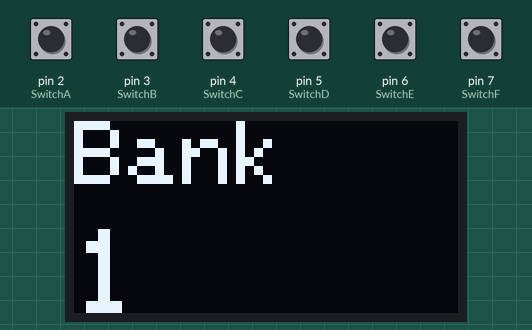
Bench run of a sketch on a simulated Arduino Uno, built with avr-gcc and run on an emulated ATmega328P. Shown: 128×64 one-colour display. The test bench sets the inputs (shaded band); at power-on: pin 2 (SwitchA), pin 3 (SwitchB), pin 4 (SwitchC), pin 5 (SwitchD), pin 6 (SwitchE), pin 7 (SwitchF) HIGH. MIDI output is not drawn.

Above: at 3.3 s.
3.4 s: pin 3 (SwitchB) pulled LOW for 0.15 s
At 4.1 s:
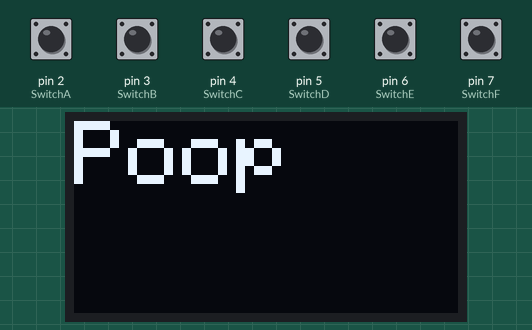
5.1 s: pin 2 (SwitchA) pulled LOW for 1 s
At 6.6 s:
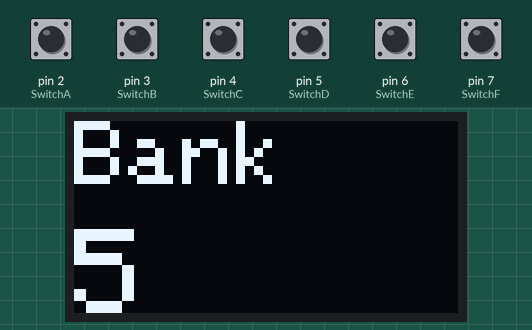
7.6 s: pin 2 (SwitchA) pulled LOW for 1 s
At 9.7 s:
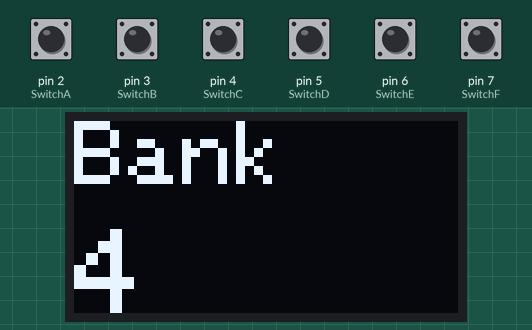
Timing chart, 0 to 11.2 s (numbered marks = the images above; inputs shaded):
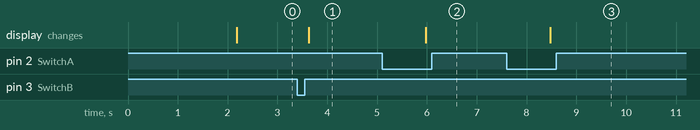

Measured:
- after the input at 3.4 s, the display: changes after 0.23 s (image 1)
- after the input at 5.1 s, the display: changes after 0.88 s (image 2)
- after the input at 7.6 s, the display: changes after 0.88 s (image 3)

The sketch:

BankScrolling.ino
```cpp
//####  Pete's MIDI Controller  ####
// Based on the Evening Sun
// Based on the MorningStar MC6

#include <Wire.h>
#include <MIDI.h>
#include <Adafruit_SSD1306.h>
#include <Adafruit_GFX.h>
#include <OneButton.h>

MIDI_CREATE_DEFAULT_INSTANCE();


// ##################### Power and GND for Midi In and Midi OUT ####################
int gndPin = 10;    // set to LOW and connect GND to the midi circuit here. (no need to disconnect midi devices for sketch upload)
int powerPin = 11;  // set to HIGH and connect power to the midi circuit here. (no need to disconnect midi devices for sketch upload)

// ##################### Pins for Buttons ####################
OneButton SwitchA(2, true);  // Setup a new OneButton
OneButton SwitchB(3, true);  // Setup a new OneButton
OneButton SwitchC(4, true);
OneButton SwitchD(5, true);
OneButton SwitchE(6, true);
OneButton SwitchF(7, true);

//##################### Banks ####################
int bank = 1;
int maxbank = 5;
boolean BankHasChanged = true;
int bankchangedelay = 550;  // determines how fast you can scroll through the banks
String BankName[10] = { "Amp1", "Amp2", "Amp3", "Amp4", "Amp5", "AmpLess1", "Ampless2", "Ampless3", "Ampless4", "Ampless5" };

//##################### Display ####################
#define SCREEN_WIDTH 128  // OLED display width, in pixels
#define SCREEN_HEIGHT 64  // OLED display height, in pixels
#define OLED_RESET 4      // Reset pin # (or -1 if sharing Arduino reset pin
Adafruit_SSD1306 display(SCREEN_WIDTH, SCREEN_HEIGHT, &Wire, OLED_RESET);

const long interval = 300;
unsigned long previousMillis = 0;

int Bank1A;
int Bank1B;
int Bank1C;
int Bank1D;

int Bank2A;
int Bank2B;
int Bank2C;
int Bank2D;

int Bank3A;
int Bank3B;
int Bank3C;
int Bank3D;

int Bank4A;
int Bank4B;
int Bank4C;
int Bank4D;

int Bank5A;
int Bank5B;
int Bank5C;
int Bank5D;

void show() {  // Often used sequence - Function to simplify code
  display.display();
  delay(100);
  display.fillScreen(SSD1306_BLACK);
}

void setup() {
  display.begin(SSD1306_SWITCHCAPVCC, 0x3C);
  Serial.begin(31250);  //MIDI:31250 // SERIAL MONITOR:9600 OR 115200
  MIDI.begin();

  //Setup Display

  int cw = SSD1306_WHITE;
  int cb = SSD1306_BLACK;

  //Initial Display Scene
  display.clearDisplay();
  display.setTextSize(3);
  display.setTextColor(SSD1306_WHITE);
  display.setCursor(0, 0);
  display.println("Pete");
  show();


  //pins for Midi (including power supply pins, so midi is not screwed up when uploading a new sketch)
  pinMode(powerPin, OUTPUT);
  pinMode(gndPin, OUTPUT);
  digitalWrite(powerPin, HIGH);  // Power up
  digitalWrite(gndPin, LOW);     // Power up

  // link the button functions
  SwitchA.attachClick(SwitchAclick);
  SwitchA.attachDuringLongPress(SwitchAlongPress);
  SwitchA.attachLongPressStop(SwitchAlongPressStop);
  SwitchB.attachClick(SwitchBclick);
  SwitchB.attachDuringLongPress(SwitchBlongPress);
  SwitchB.attachLongPressStop(SwitchBlongPressStop);
  SwitchC.attachClick(SwitchCclick);
  SwitchD.attachClick(SwitchDclick);
  SwitchE.attachClick(SwitchEclick);
  SwitchF.attachClick(SwitchFclick);

  SwitchA.setLongPressIntervalMs(400);
  SwitchB.setLongPressIntervalMs(400);
  delay(2000);
}

void loop() {
  // ********************Monitor the Buttons***************
  SwitchA.tick();
  SwitchB.tick();
  SwitchC.tick();
  SwitchD.tick();
  SwitchE.tick();
  SwitchF.tick();

  Bank1A = VinClean;

  //*********** Bank Change Actions (Display setup, Midi Events) ******************
  //On a 20x4 Display, each text block can be 6 letters long (with a space between the blocks)

  //**** BANK 1 ****
  if (bank == 1 && BankHasChanged == true) {
    //Display 1
    display.clearDisplay();
    display.setTextSize(3);
    display.setTextColor(SSD1306_WHITE);
    display.setCursor(0, 0);
    display.println("Bank");
    display.setCursor(0, 36);
    display.setTextSize(4);
    display.println("1");
    show();


    BankHasChanged = false;
  }

  //**** BANK 2 ****
  if (bank == 2 && BankHasChanged == true) {
    //Display 1
    display.clearDisplay();
    display.setTextSize(3);
    display.setTextColor(SSD1306_WHITE);
    display.setCursor(0, 0);
    display.println("Bank");
    display.setCursor(0, 36);
    display.setTextSize(4);
    display.println("2");
    show();


    BankHasChanged = false;
  }

  //**** BANK 3 ****
  if (bank == 3 && BankHasChanged == true) {
    //Display 1
    display.clearDisplay();
    display.setTextSize(3);
    display.setTextColor(SSD1306_WHITE);
    display.setCursor(0, 0);
    display.println("Bank");
    display.setCursor(0, 36);
    display.setTextSize(4);
    display.println("3");
    show();


    BankHasChanged = false;
  }

  if (bank == 4 && BankHasChanged == true) {
    //Display 1
    display.clearDisplay();
    display.setTextSize(3);
    display.setTextColor(SSD1306_WHITE);
    display.setCursor(0, 0);
    display.println("Bank");
    display.setCursor(0, 36);
    display.setTextSize(4);
    display.println("4");
    show();


    BankHasChanged = false;
  }

  if (bank == 5 && BankHasChanged == true) {

    //Display 1
    display.clearDisplay();
    display.setTextSize(3);
    display.setTextColor(SSD1306_WHITE);
    display.setCursor(0, 0);
    display.println("Bank");
    display.setCursor(0, 36);
    display.setTextSize(4);
    display.println("5");
    show();

    BankHasChanged = false;
  }
}  // Loop

//****** AAAA ************ AAAA ************ AAAA ************ AAAA ************ AAAA ************ AAAA ************ AAAA ************ AAAA ******
void SwitchAclick() {
    VinClean;
}
void SwitchAlongPress()  //Switch D longpress will ALWAYS be "Bank Down", so we dont have to distinguish the banks here
{
  unsigned long currentMillis = millis();
  if(currentMillis - previousMillis >= interval){
    previousMillis = currentMillis;

  //Count Bank down
    {
    if (bank > 1) {
      bank = bank - 1;
    }else bank = maxbank;
    //    BankHasChanged = true;
  }
  PrintBankName();
  }
}

void SwitchAlongPressStop(){
  BankHasChanged = true;
}

//****** BBBB ************ BBBB ************ BBBB ************ BBBB ************ BBBB ************ BBBB ************ BBBB ************ BBBB ******
void SwitchBclick() {
    display.clearDisplay();
    display.setCursor(0,0);
    display.setTextColor(SSD1306_WHITE);
    display.setTextSize(3);
    display.println("Poop");
    show();
}

void SwitchBlongPress()  //Switch D longpress will ALWAYS be "Bank Down", so we dont have to distinguish the banks here
{
    unsigned long currentMillis = millis();
  if(currentMillis - previousMillis >= interval){
    previousMillis = currentMillis;

  //Count Bank down
    {
    if (bank < maxbank) {
      bank = bank + 1;
    }else bank = 1;
    //    BankHasChanged = true;
  }
  PrintBankName();
}
}

void SwitchBlongPressStop(){
  BankHasChanged = true;
}

void SwitchCclick(){
  ;
}

void SwitchDclick(){
  ;
}

void SwitchEclick(){
  ;
}

void SwitchFclick(){
  ;
}

void PrintBankName(){
  display.clearDisplay();
  display.setCursor(0,0);
  display.setTextSize(3);
  display.println("Bank");
  display.setTextSize(4);
  display.setCursor(0,36);
  display.println(bank);
  show();
}

void VinClean(){
  MIDI.sendProgramChange(1,3);
}
```
